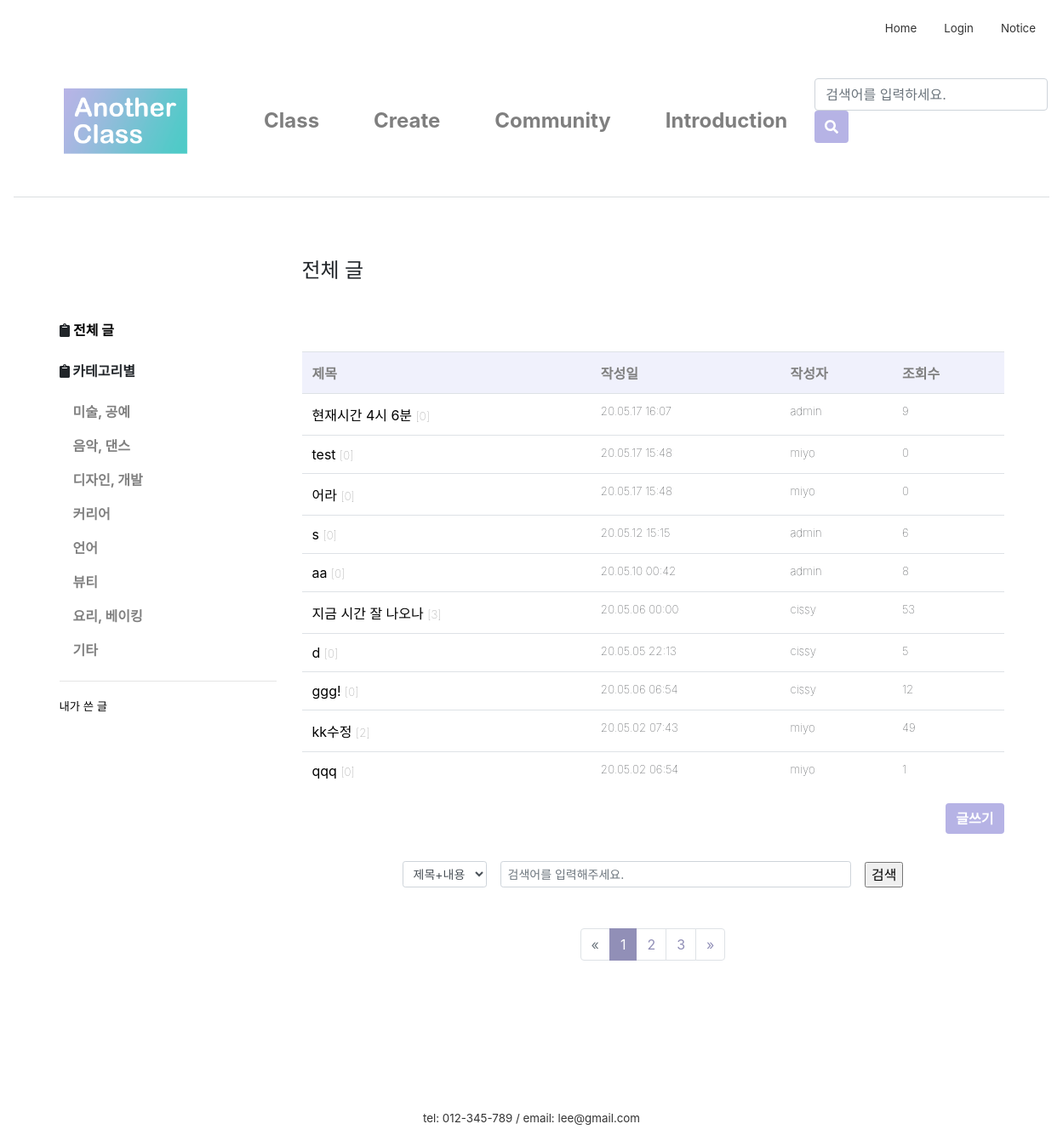
Page /community/ on the earlier database version.
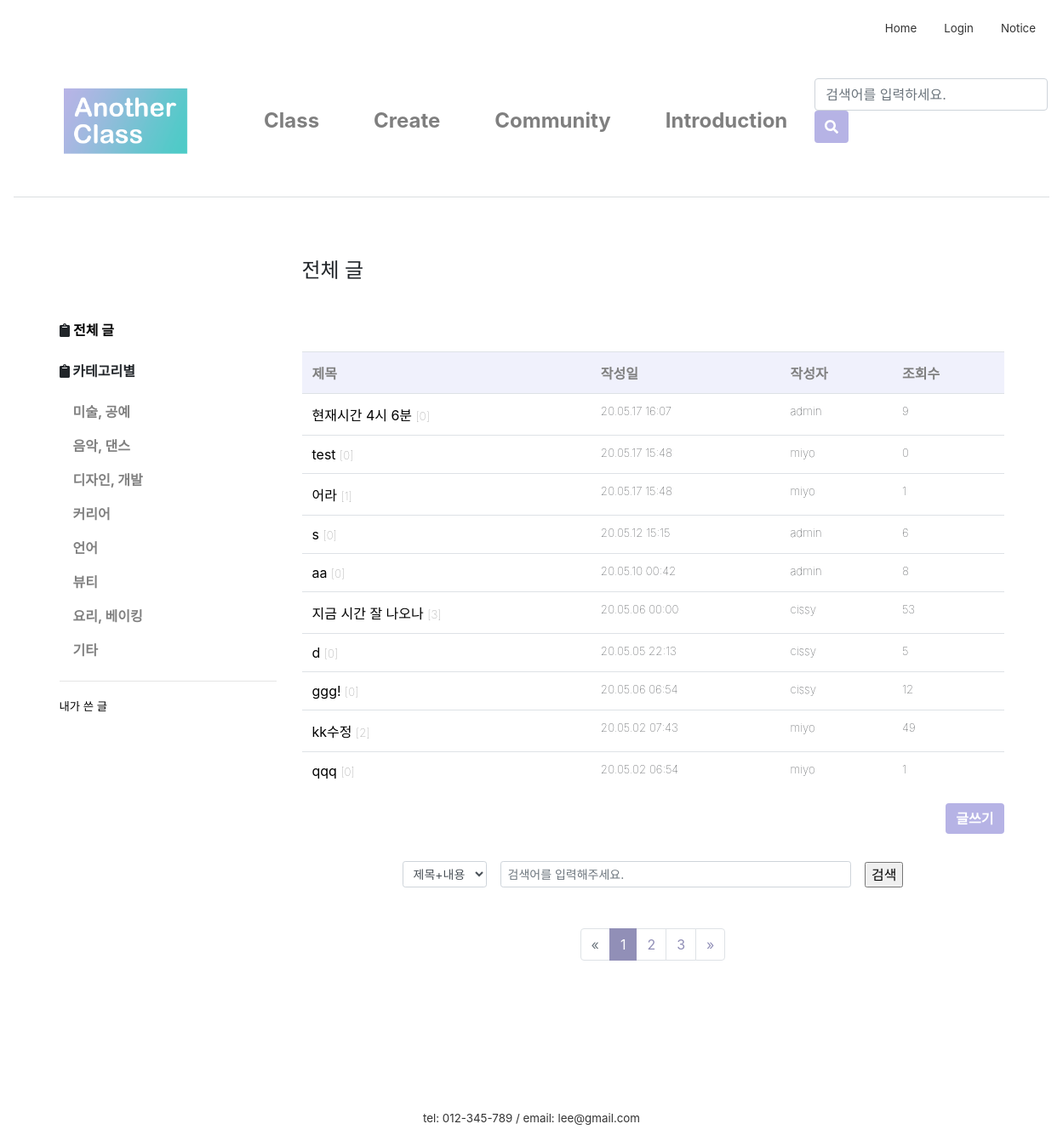
Same page on the later database version.
### firstApp/models.py (models this page shows, shortened)
class Post(models.Model):
    author = models.ForeignKey(settings.AUTH_USER_MODEL, on_delete=models.CASCADE, default=1)
    category = models.ForeignKey('firstApp.Category', on_delete=models.CASCADE, default=2)
    title = models.CharField(max_length=60)
    text = RichTextUploadingField()
    created_date = models.DateTimeField(default=timezone.now)
    published_date = models.DateTimeField(
            blank=True, null=True)
    views = models.PositiveIntegerField(default=0)
    class Meta:
        ordering = ['-id']

### firstApp/views.py (the view)
# urls.py: path('community/', views.community, name='community'),
def community(request):
    if request.user is None:
        redirect('login')
    else:
        c = request.GET.get('c', '')
        k = request.GET.get('k', '')
        cateId = request.GET.get('cateId', '')  # url의 쿼리스트링을 가져온다. 없는 경우 공백을 리턴한다
        cate_list = Category.objects.all()
        if cateId == '':
            post_list = Post.objects.all()
            cateName = '전체 글'
        else:
            post_list = Post.objects.filter(category=cateId)
            cateName = get_object_or_404(Category, pk=cateId).name
        if k:  # k가 있으면
            if c == '1':
                post_list = post_list.filter(Q(title__icontains=k) | Q(text__icontains=k))  # 작성자에 k가 포함되어 있는 레코드만 필터링
            elif c == '2':
                filtered_author = get_object_or_None(User, username=k)
                post_list = post_list.filter(author=filtered_author)
        page = request.GET.get('page', 1)
        paginator = Paginator(post_list, 10)
        try:
            posts = paginator.page(page)
        except PageNotAnInteger:
            posts = paginator.page(1)
        except EmptyPage:
            posts = paginator.page(paginator.num_pages)
        return render(request, 'firstApp/community.html', {
            'posts': posts, 'cate_list': cate_list, 'cateName': cateName, 'cateId': cateId, 'c': c, 'k': k, 'page': page})

### firstApp/templates/firstApp/community.html (shortened to what this page needs)
{% extends 'firstApp/base.html'%}
{% load static %}
{% block content %}
<link rel="stylesheet" href="{% static 'css/paginate.css' %}">
<link rel="stylesheet" href="{% static 'css/community.css' %}">
		<div class="container">
			<div class="row">
				<div class="col-sm-3">
					<br><br><br>
					<div class="left-sidebar">
						<ul>
                            <li><i class="fas fa-clipboard"></i>
								<a class="a_underline font-weight-bolder" href="{% url 'community' %}">전체 글</a>
							</li>
							<br>
							<p class="font-weight-bolder"><i class="fas fa-clipboard"></i> 카테고리별</p>
							<ul class="nav flex-column">
								{% for category in cate_list %}
								<li>
									<a class="nav-link community-nav-link font-weight-bold" href="/community/?cateId={{category.pk}}">
										{{category.name}}
									</a>
								</li>
								{% endfor %}
							</ul>
							<hr>
							<li><a class="a_underline lighter" href="{% url 'myPost' %}" >내가 쓴 글</a></li>
						</ul>
					</div>
				</div>
				<div class="col-sm-9">
					<h4>{{cateName}}</h4>
					<br><br><br>
					<div class="blog-post-area">
							<table class="table">
								<tr>
									<th>제목</th>
									<th>작성일</th>
									<th>작성자</th>
									<th>조회수</th>
								</tr>
								{% for post in posts %}
								<tr>
									<td>
										<a class="a_underline" href="{% url 'post_detail' post.pk %}?cateId={{cateId}}&page={{page}}">
											{{ post.title }}
										</a>
										<span class="lighter" style="color:gray;">[{{ post.comments.count }}]</span>
									</td>
									<td class="lighter">{{post.created_date|date:'y.m.d H:i'}}</td>
									<td class="lighter">{{post.author}}</td>
									<td class="lighter">{{post.views}}</td>
								</tr>
								{% endfor %}
							</table>
						<div align="right">
							<div id="btn">
								<a href="/createpost">
									<input class="btn btn-primary font-weight-bolder" type="button" value="글쓰기">
								</a>
							</div>
						</div>
					</div>
					<div class="community_search_bar">
					<form action="" method="get" class="form-inline d-flex justify-content-center md-form form-sm active-cyan-2 mt-2">
						<select name="c"class="form-control form-control-sm mr-3 w-15">
								<option value="1">제목+내용</option>
						</select>
					  <input class="form-control form-control-sm mr-3 w-50" type="text" placeholder="검색어를 입력해주세요."
						name="k" value="{{ k }}" aria-label="Search">
						<span class="community_search_icon">
							<input type="submit" value="검색">
						</span>
					</form>
					</div>
						{% if posts.has_other_pages %}
						<nav aria-label="Page navigation example">
						  <ul class="pagination justify-content-center">
							{% if posts.has_previous %}
							  <li class="page-item">
								  <a class="page-link" href="?cateId={{cateId}}&c={{c}}&k={{k}}&page={{ posts.previous_page_number }}" aria-label="Previous">
								  	<span aria-hidden="true">&laquo;</span>
        							<span class="sr-only">Previous</span>
								  </a>
							  </li>
							{% else %}
							  <li class="page-item disabled"><a class="page-link">
								  <span>&laquo;</span></a></li>
							{% endif %}
							{% for i in posts.paginator.page_range %}
							  {% if posts.number == i %}
							  <li class="page-item active">
								  <a class="page-link" href="#">{{ i }}</a><span class="sr-only">(current)</span></span>
							  </li>
							  {% else %}
							  	<li class="page-item"><a class="page-link" href="?cateId={{cateId}}&c={{c}}&k={{k}}&page={{ i }}">{{ i }}</a></li>
							  {% endif %}
							{% endfor %}
							{% if posts.has_next %}
							  <li class="page-item">
								  <a class="page-link" href="?cateId={{cateId}}&c={{c}}&k={{k}}&page={{ posts.next_page_number }}" aria-label="Next">
									  <span aria-hidden="true">&raquo;</span>
								  </a>
							  </li>
							{% else %}
							  <li class="page-item disabled">
								  <a class="page-link">
								  <span>&raquo;</span>
								  </a>
							  </li>
							{% endif %}
						  </ul>
						</nav>
						{% endif %}
				</div>
			</div>
		</div>
{% endblock content %}

Differences in the rows shown:
changed Post "어라": comments.count "0" → "1"; views "0" → "1"
